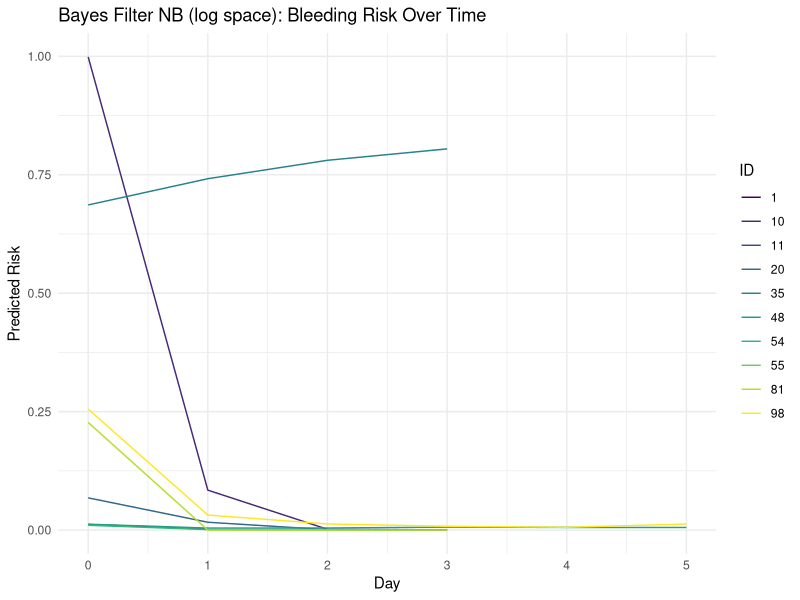
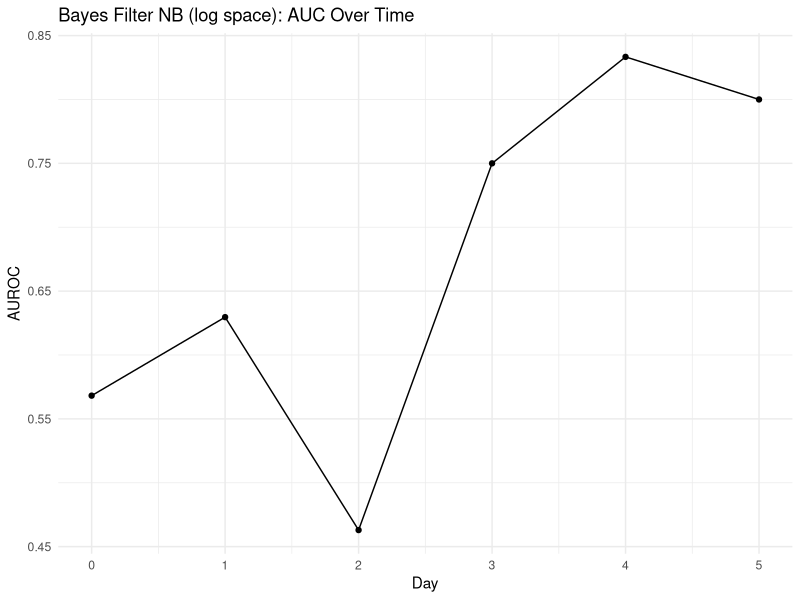
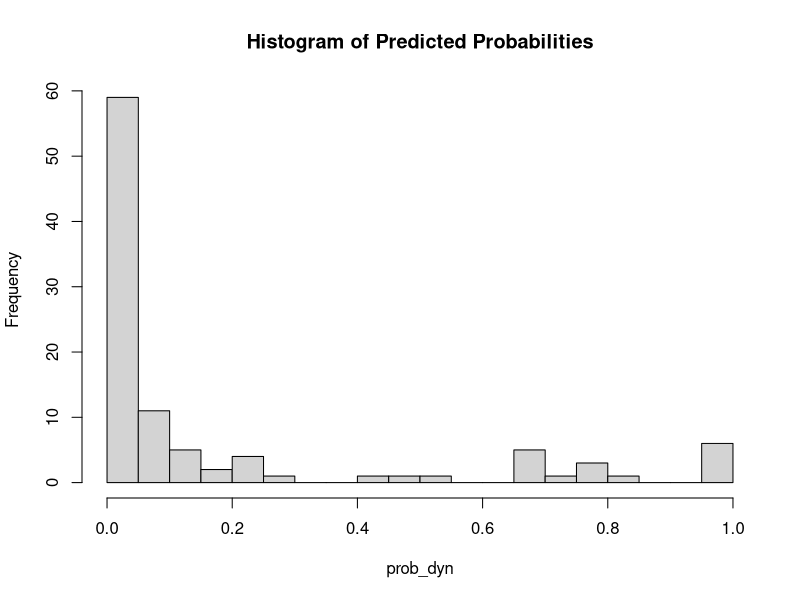

These charts were generated, in order, by the following R code: (Note: this script raises an error after producing the figures.)
# =============================================================================
# Dynamic Naïve Bayes Filter for Bleeding Prediction
# =============================================================================

# --- ライブラリ読み込み ---
library(dplyr)
library(ggplot2)
library(pROC)
library(caret)
library(e1071)

# --- パラメータ ---
small <- 1e-6  # ゼロ分散対策用

# --- データ読み込み＋ラベル付与 ---
NB_bleeding <- read.csv("NB_bleeding_demo.csv", header = TRUE, sep = ",") %>%
  arrange(id, day) %>%
  group_by(id) %>%
  # 次の time の status をそのまま status_next として持ってくる
  mutate(status_next = lead(status)) %>%
  ungroup()

# --- 変数指定（静的・動的） ---
static_vars  <- names(NB_bleeding)[which(names(NB_bleeding) == "age"):
                                     which(names(NB_bleeding) == "main_disease")]
dynamic_vars <- names(NB_bleeding)[which(names(NB_bleeding) == "wbc"):
                                     which(names(NB_bleeding) == "gtp")]
all_vars <- c(static_vars, dynamic_vars)

# =============================================================================
# 条件付き分布の統計量推定
# =============================================================================
get_conditional_stats <- function(df, vars) {
  stats <- list()
  for (v in vars) {
    grp <- df %>%
      filter(!is.na(.data[[v]]), !is.na(status_next)) %>% #修正しました
      group_by(status_next) %>%
      summarise(
        mean = mean(.data[[v]], na.rm = TRUE),
        sd   = sd(.data[[v]],   na.rm = TRUE),
        .groups = "drop"
      )
    # 両クラスの情報があるかチェック（なければ NA で埋める）
    mean1 <- grp$mean[grp$status_next == 1]
    sd1   <- grp$sd[grp$status_next == 1]
    mean0 <- grp$mean[grp$status_next == 0]
    sd0   <- grp$sd[grp$status_next == 0]
    stats[[v]] <- list(
      mean1 = ifelse(length(mean1)>0, mean1, NA),
      sd1   = ifelse(length(sd1  )>0, sd1,   NA),
      mean0 = ifelse(length(mean0)>0, mean0, NA),
      sd0   = ifelse(length(sd0  )>0, sd0,   NA)
    )
  }
  return(stats)
}

# =============================================================================
# 各変数の log-likelihood ratio を計算
# =============================================================================
compute_log_likelihood_ratio <- function(row, cond_stats) {
  log_ratio <- 0
  for (v in names(cond_stats)) {
    if (!is.na(cond_stats[[v]]$mean1) && !is.na(cond_stats[[v]]$mean0)) {
      x   <- as.numeric(row[[v]])
      if (!is.na(x)) {
        mu1 <- cond_stats[[v]]$mean1
        sd1 <- max(cond_stats[[v]]$sd1, small)
        mu0 <- cond_stats[[v]]$mean0
        sd0 <- max(cond_stats[[v]]$sd0, small)
        log_p1 <- dnorm(x, mean = mu1, sd = sd1, log = TRUE)
        log_p0 <- dnorm(x, mean = mu0, sd = sd0, log = TRUE)
        log_ratio <- log_ratio + (log_p1 - log_p0)
      }
    }
  }
  return(log_ratio)
}

# =============================================================================
# ログオッズを累積更新するフィルター(参考、これは使わない)
# =============================================================================
apply_log_bayes_filter_weighted <- function(data, cond_stats, prior_init = 0.5, alpha = 0.5) {
  data <- data %>% arrange(id, day)
  data <- data %>% group_by(id) %>% mutate(
    score_logadd = {
      logit_prev <- log(prior_init / (1 - prior_init))
      n_pts <- n()
      scores <- numeric(n_pts)
      for (i in seq_len(n_pts)) {
        row_i <- cur_data()[i, ]
        delta  <- compute_log_likelihood_ratio(row_i, cond_stats)
        # 重み付き更新（過去と現在を alpha : 1-alpha で混合）
        # 原案はalphaなしのlogit_now <- logit_prev + delta
        logit_now <- alpha * logit_prev + (1 - alpha) * delta
        scores[i]  <- logit_now
        logit_prev <- logit_now
      }
      scores
    },
    prob_logadd = 1 / (1 + exp(-score_logadd))
  ) %>% ungroup()
  return(data)
}
#_dynをlogaddに修正
#alphaを加えた。alpha = 1だと前回分、alpha = 0だと今回分のみの観測尤度

# =============================================================================
# Dynamic Naïve Bayes Filter
# =============================================================================
apply_bayes_filter_with_transition <- function(data, cond_stats,
                                               P11 = 0.9, P01 = 0.1,
                                               prior_init = 0.5) {
  data <- data %>% arrange(id, day)
  data %>% group_by(id) %>% mutate(
    score_dyn = {
      # step0: 初期の logit
      logit_prev <- log(prior_init / (1 - prior_init))
      scores <- numeric(n())
      for (i in seq_len(n())) {
        # 1) 直前の posterior を確率に戻す
        p_prev <- 1 / (1 + exp(-logit_prev))
        # 2) 状態遷移で今回の事前確率を計算
        prior_t <- p_prev * P11 + (1 - p_prev) * P01
        logit_trans <- log(prior_t / (1 - prior_t))
        # 3) 観測尤度差（log-likelihood ratio）を計算
        row_i <- cur_data()[i, ]
        delta  <- compute_log_likelihood_ratio(row_i, cond_stats)
        # 4) 遷移後の logit に尤度差を足して更新
        logit_now <- logit_trans + delta
        scores[i] <- logit_now
        logit_prev <- logit_now
      }
      scores
    },
    prob_dyn = 1 / (1 + exp(-score_dyn))
  ) %>% ungroup()
}

# =============================================================================
#' Dynamic Naive Bayes Filter with personalized transition probabilities
#' (P11 and P01 computed from static features at each time point)
# =============================================================================

apply_bayes_filter_with_transition_custom <- function(data, cond_stats,
                                                      beta = c(-2, 3, 0.05),
                                                      prior_init = 0.5) {
  # beta: coefficients for logistic model to compute P(Y_t = 1 | Y_{t-1}, static_vars)
  # beta[1] = intercept, beta[2] = coefficient for Y_{t-1}, beta[3:] = static feature coeffs
  
  data <- data %>% arrange(id, day)
  
  # 必要な静的変数の列を抽出（ここでは age だけを例示）
  static_vars <- c("age")  # 必要に応じて拡張
  
  data %>% group_by(id) %>% mutate(
    score_dyn = {
      logit_prev <- log(prior_init / (1 - prior_init))
      scores <- numeric(n())
      
      # static変数を1人ぶんだけ取り出す（id単位）
      static_vals <- cur_data()[1, static_vars, drop = TRUE] %>% as.numeric()
      
      for (i in seq_len(n())) {
        # 1) 前回の事後を確率に戻す
        p_prev <- 1 / (1 + exp(-logit_prev))
        
        # 2) 状態遷移確率をロジスティックで計算（個別化）
        y_prev <- round(p_prev)  # 簡易的に 0/1 として扱う
        z <- beta[1] + beta[2] * y_prev + sum(beta[3:length(beta)] * static_vals)
        prior_t <- 1 / (1 + exp(-z))
        
        # 3) 観測尤度差を計算
        row_i <- cur_data()[i, ]
        delta <- compute_log_likelihood_ratio(row_i, cond_stats)
        
        # 4) ロジット更新
        logit_now <- log(prior_t / (1 - prior_t)) + delta
        scores[i] <- logit_now
        logit_prev <- logit_now
      }
      scores
    },
    prob_dyn = 1 / (1 + exp(-score_dyn))
  ) %>% ungroup()
}

# 学習／テストデータの分割
# =============================================================================
set.seed(123)
ids        <- unique(NB_bleeding$id)
train_ids  <- sample(ids, length(ids) * 0.7)
test_ids   <- setdiff(ids, train_ids)

train_data <- NB_bleeding %>% filter(id %in% train_ids, day %in% 0:5)
test_data  <- NB_bleeding %>% filter(id %in% test_ids,  day %in% 0:5)

# =============================================================================
# モデル学習と予測
# =============================================================================
cond_stats <- get_conditional_stats(train_data, all_vars)
test_results <- apply_bayes_filter_with_transition(test_data, cond_stats)

# =============================================================================
# リスク推移の可視化（ランダムに10 ID を抽出）
# =============================================================================
set.seed(42)
sample_ids <- sample(unique(test_results$id), 10, replace = FALSE)
ggplot(test_results %>% filter(id %in% sample_ids),
       aes(x = day, y = prob_dyn, group = id, color = as.factor(id))) +
  geom_line() +
  labs(
    title = "Bayes Filter NB (log space): Bleeding Risk Over Time",
    x = "Day", y = "Predicted Risk", color = "ID"
  ) +
  theme_minimal() +
  scale_color_viridis_d()

# =============================================================================
# AUROC（日別）の計算とプロット
# =============================================================================
auc_by_day <- test_results %>%
  group_by(day) %>%
  summarise(
    AUROC = tryCatch({
      roc_obj <- roc(status_next, prob_dyn)
      as.numeric(auc(roc_obj))
    }, error = function(e) NA),
    .groups = "drop"
  )

print(auc_by_day)

ggplot(auc_by_day, aes(x = day, y = AUROC)) +
  geom_line() +
  geom_point() +
  labs(
    title = "Bayes Filter NB (log space): AUC Over Time",
    x = "Day", y = "AUROC"
  ) +
  theme_minimal()

# =============================================================================
# 混同行列（しきい値 0.5 で day=0～4）
# =============================================================================
threshold <- 0.5
for (d in 0:4) {
  cat("\n==== Confusion Matrix for Day", d, "====\n")
  df_day <- test_results %>% filter(day == d)
  if (nrow(df_day) > 0) {
    pred   <- factor(ifelse(df_day$prob_dyn >= threshold, 1, 0), levels = c(0,1))
    actual <- factor(df_day$status_next,                     levels = c(0,1))
    cm     <- confusionMatrix(pred, actual, positive = "1")
    print(cm$table)
    cat("Accuracy   :", round(cm$overall["Accuracy"], 3), "\n")
    cat("Sensitivity:", round(cm$byClass["Sensitivity"], 3), "\n")
    cat("Specificity:", round(cm$byClass["Specificity"], 3), "\n")
  } else {
    cat("No data for day", d, "\n")
  }
}

# =============================================================================
# 予測確率の分布確認
# =============================================================================
print(summary(test_results$prob_dyn))
hist(test_results$prob_dyn,
     breaks = 30,
     main   = "Histogram of Predicted Probabilities",
     xlab   = "prob_dyn")


# --- 1) Normal NB の AUROC（訓練データ上） ---
nb_auc_train <- data.frame(day = integer(), AUROC = numeric())

for (t in 0:5) {
  df_train <- train_data %>%
    filter(day == t) %>%
    select(all_of(all_vars), status_next) %>%
    na.omit()
  
  if (nrow(df_train) > 10 && length(unique(df_train$status_next)) > 1) {
    df_train$status_next <- factor(df_train$status_next, levels = c(0, 1))
    model <- naiveBayes(status_next ~ ., data = df_train)
    pred_prob <- predict(model, df_train, type = "raw")[, "1"]
    roc_obj <- roc(df_train$status_next, pred_prob, levels = c("0", "1"))
    auc_val <- as.numeric(auc(roc_obj))
  } else {
    auc_val <- NA
  }
  
  nb_auc_train <- rbind(nb_auc_train, data.frame(day = t, AUROC = auc_val))
}
nb_auc_train$model <- "Normal NB (train)"

# --- 2) Normal NB の AUROC（テストデータ上） ---
nb_auc_test <- data.frame(day = integer(), AUROC = numeric())

for (t in 0:5) {
  df_train <- train_data %>%
    filter(day == t) %>%
    select(all_of(all_vars), status_next) %>%
    na.omit()
  df_test  <- test_data %>%
    filter(day == t) %>%
    select(all_of(all_vars), status_next) %>%
    na.omit()
  
  if (nrow(df_train) > 10 && length(unique(df_train$status_next)) > 1 &&
      nrow(df_test)  > 10 && length(unique(df_test$status_next))  > 1) {
    df_train$status_next <- factor(df_train$status_next, levels = c(0, 1))
    model <- naiveBayes(status_next ~ ., data = df_train)
    pred_prob <- predict(model, df_test, type = "raw")[, "1"]
    roc_obj <- roc(df_test$status_next, pred_prob, levels = c("0", "1"))
    auc_val <- as.numeric(auc(roc_obj))
  } else {
    auc_val <- NA
  }
  
  nb_auc_test <- rbind(nb_auc_test, data.frame(day = t, AUROC = auc_val))
}
nb_auc_test$model <- "Normal NB (test)"

# --- 3) プロット比較 ---
auc_compare <- bind_rows(nb_auc_test, filter_auc)

ggplot(auc_compare, aes(x = day, y = AUROC, color = model)) +
  geom_line() +
  geom_point() +
  labs(title = "AUROC Over Time: Normal NB vs Bayes Filter NB",
       x = "Day", y = "AUROC",
       color = "Model") +
  theme_minimal()

# --- 4) 混同行列 (Normal NB on test data) の修正版 ---
for (t in 0:5) {
  cat("\n==== Confusion Matrix for Normal NB (Day", t, ") ====\n")
  
  df_train <- train_data %>%
    filter(day == t) %>%
    select(all_of(all_vars), status_next) %>%
    na.omit() %>%
    mutate(status_next = factor(status_next, levels = c(0, 1)))
  
  df_test <- test_data %>%
    filter(day == t) %>%
    select(all_of(all_vars), status_next) %>%
    na.omit() %>%
    mutate(status_next = factor(status_next, levels = c(0, 1)))  # ← ここで因子化
  
  if (nrow(df_train) > 10 && nrow(df_test) > 10 &&
      length(unique(df_train$status_next)) > 1 &&
      length(unique(df_test$status_next))  > 1) {
    
    # モデル学習
    model     <- naiveBayes(status_next ~ ., data = df_train)
    pred_prob <- predict(model, df_test, type = "raw")[, "1"]
    
    # 予測クラスも同じレベルで因子化
    pred_class <- factor(ifelse(pred_prob >= threshold, 1, 0),
                         levels = c(0, 1))
    
    # 混同行列
    cm <- confusionMatrix(pred_class, df_test$status_next, positive = "1")
    print(cm$table)
    cat("Accuracy:   ", round(cm$overall["Accuracy"], 3), "\n")
    cat("Sensitivity:", round(cm$byClass["Sensitivity"], 3), "\n")
    cat("Specificity:", round(cm$byClass["Specificity"], 3), "\n")
  } else {
    cat("Not enough data for day", t, "\n")
  }
}

